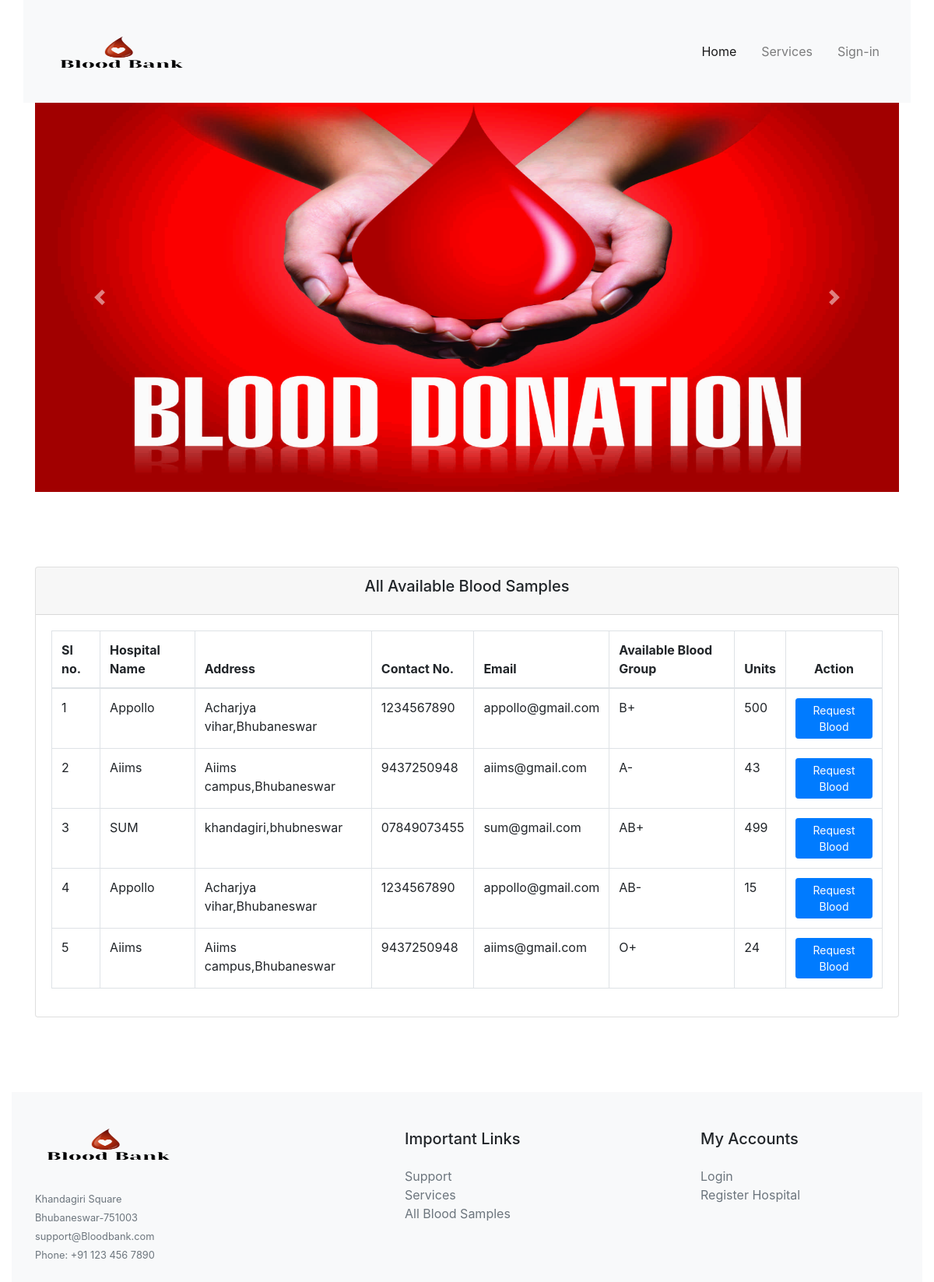
The page / on the database its author committed.
### tables this page shows
CREATE TABLE `hospital_bloodbank` (
  `id` int(11) NOT NULL,
  `hospital_id` int(11) NOT NULL,
  `bloodgroup` varchar(3) NOT NULL,
  `units` int(11) NOT NULL,
  `add_on` timestamp NOT NULL DEFAULT current_timestamp() ON UPDATE current_timestamp()
);

CREATE TABLE `hospital` (
  `id` int(11) NOT NULL,
  `hospital_name` varchar(200) NOT NULL,
  `hospital_address` varchar(350) NOT NULL,
  `hospital_city` varchar(150) NOT NULL,
  `hospital_email` varchar(150) NOT NULL,
  `hospital_phone` varchar(13) NOT NULL,
  `created` timestamp NULL DEFAULT current_timestamp(),
  `updated` timestamp NULL DEFAULT NULL ON UPDATE current_timestamp()
);

### application/controllers/Home.php (called while the page is built, shortened)
<?php
class Home extends CI_controller{
  public function __construct() {
        $this->load->model('Receiver_model');
        $this->load->library('form_validation');
    }
    function index (){
        $data['user']=$this->session->userdata('user');
        $this->load->model('Hospital_model');
        $data['nav']="home";
        $data['availables']=$this->Hospital_model->show_blood_available();
        $this->load->view('front/home',$data);
    }
}
?>

### index.php (called while the page is built, shortened)
<?php
require_once BASEPATH.'core/CodeIgniter.php';

### application/models/Hospital_model.php (called while the page is built, shortened)
<?php
class Hospital_model extends CI_model{
    function show_blood_available(){
        $this->db->select('*');
        $this->db->from('hospital');
        $this->db->join('hospital_bloodbank', 'hospital_bloodbank.hospital_id = hospital.id');
        return $this->db->get()->result_array();
    }
}
?>

### application/views/front/home.php (the view, shortened to what this page needs)
<?php $this->load->view('header',$user,$nav); ?>
<div class="container">
    <div id="carouselExampleControls" class="carousel slide" data-ride="carousel">
    <div class="carousel-inner">
        <div class="carousel-item active" style="height: 500px;">
        <img src="<?= base_url('public/images/slide3.jpg');?>" class="d-block w-100 h-100 img-fluid" alt="...">
        </div>
    </div>
    <a class="carousel-control-prev" href="#carouselExampleControls" role="button" data-slide="prev">
        <span class="carousel-control-prev-icon" aria-hidden="true"></span>
    </a>
    <a class="carousel-control-next" href="#carouselExampleControls" role="button" data-slide="next">
        <span class="carousel-control-next-icon" aria-hidden="true"></span>
    </a>
    </div>
</div>
 <div class="content-wrapper">
    <div class="content my-5 py-5">
      <div class="container">
        <div class="row">
          <div class="col-sm-12 ">
            <div class="card ">
                <div class="card-header">
                    <div class="card-title">
                        <span class="text-center"><h5>All Available Blood Samples</h5></span>
                    </div>
                </div>
                <div class="card-body">
                  <div class="table-responsive">
                    <table class="table table-bordered">
                      <thead>
                        <tr>
                            <th scope="col">Sl no.</th>
                            <th scope="col">Hospital Name</th>
                            <th scope="col">Address</th>
                            <th scope="col">Contact No.</th>
                            <th scope="col">Email</th>
                            <th scope="col">Available Blood Group</th>
                            <th scope="col">Units</th>
                            <?php if(empty($user) || $user['role']=='Receiver'){?>
                              <th scope="col" class="text-center">Action</th>
                            <?php } ?>
                        </tr>
                      </thead>
                      <tbody>
                        <?php if (!empty($availables)){
                          $no=1;?>
                          <?php foreach($availables as $available){ ?>
                            <tr>
                                <td><?=$no?></td>
                                <td><?=$available['hospital_name']?></td>
                                <td><?=$available['hospital_address'],',',$available['hospital_city'];?></td>
                                <td><?=$available['hospital_phone']?></td>
                                <td><?=$available['hospital_email']?></td>
                                <td><?=$available['bloodgroup']?></td>
                                <td><?=$available['units']?></td>
                               <?php if(empty($user)){?>
                                <td class="text-center">
                                    <a href="<?=base_url('login')?>" class="btn btn-primary btn-sm">
                                    Request Blood
                                    </a>
                                </td>
                              <?php }?>
                            </tr>
                            <?php $no=$no +1;
                          }
                        }else { ?>
                          <td colspan='8' class="text-center alert alert-danger">No Record found</td>
                        <?php } ?>
                      </tbody>
                    </table>
                  </div>
                </div>
            </div>
          </div>
        </div>
      </div>
    </div>
  </div>
<?php $this->load->view('footer'); ?>

### application/views/header.php (shortened to what this page needs)
<!doctype html>
<html lang='en'>
  <head>
    <link rel="stylesheet" href="<?=base_url('assets/fontawesome-free/css/all.min.css')?>">
    <link rel="stylesheet" href="<?=base_url('assets/css/bootstrap.min.css')?>">
  </head>
  <body>
    <div class="container-fluid themer" >
    <header>
      <div class="container-fluid">
        <nav class="navbar navbar-expand-lg navbar-light bg-light">
          <img src="<?=base_url('public/images/logo.png')?>" width="200" height="100" class="mt-3 ml-3" alt="">
          <div class="collapse navbar-collapse right-align" id="navbarSupportedContent">
            <ul class="navbar-nav ml-auto">
              <li class="nav-item mr-3 <?= (!empty($nav) && $nav=='home')? 'active' : '';?>">
                <a class="nav-link" href="<?=base_url('home/index');?>">Home</a>
              </li>
              <li class="nav-item mr-3 <?= (!empty($nav) && $nav=='services')? 'active' : '';?>">
                <a class="nav-link" href="<?=base_url('home/services')?>"> Services </a>
              </li>
              <?php if(empty($user)){?>
                <li class="nav-item mr-3 <?= (!empty($nav) && $nav=='login')? 'active' : '';?>">
                  <a class="nav-link" href="<?=base_url('login')?>" > Sign-in </a>
                </li>
              <?php }?>
            </ul>
          </div>
        </nav>
      </div>
    </header>

### application/views/footer.php (shortened to what this page needs)
   <footer class="bg-light py-4 mb-0">
      <div class="container">
        <div class="row">
          <div class="col-sm-12 col-md-5">
            <img src="<?=base_url('public/images/logo.png')?>" width="200" height="100" alt="">
            <small class="text-muted"><br>
              Khandagiri Square <br>
              Bhubaneswar-751003 <br>
              support@Bloodbank.com <br>
              Phone: +91 123 456 7890
            </small>
          </div>
          <div class="col-sm-12 col-12 col-md-4 pt-4">
            <h5>Important Links</h5>
            <ul class="list-unstyled text-small pt-3">
              <li><a href="https://mail.google.com/mail/?view=cm&fs=1&to=support@Bloodbank.com" target="_blank" class="text-muted">Support</a></li>
              <li><a href="<?=base_url('home/services')?>" class="text-muted">Services </a></li>
              <li><a href="<?=base_url('home/index')?>" class="text-muted">All Blood Samples</a></li>
            </ul>
          </div>
          <div class="col-sm-12 col-md-3 pt-4">
            <h5>My Accounts</h5>
              <ul class="list-unstyled text-small pt-3">
                <li><a href="<?=base_url('login')?>" class="text-muted">Login</a></li>
                <li><a href="<?=base_url('login/register_hospital')?>" class="text-muted">Register Hospital</a></li>
              </ul>
          </div>
        </div>
      </div>
    </footer>
  </body>
</html>

### rows shown on the page
hospital_bloodbank: hospital.hospital_name "Appollo", hospital.hospital_address "Acharjya vihar", hospital.hospital_city "Bhubaneswar", hospital.hospital_phone "1234567890", hospital.hospital_email "appollo@gmail.com", bloodgroup "B+", units "500"
hospital_bloodbank: hospital.hospital_name "Aiims", hospital.hospital_address "Aiims campus", hospital.hospital_city "Bhubaneswar", hospital.hospital_phone "9437250948", hospital.hospital_email "aiims@gmail.com", bloodgroup "A-", units "43"
hospital_bloodbank: hospital.hospital_name "SUM", hospital.hospital_address "khandagiri", hospital.hospital_city "bhubneswar", hospital.hospital_phone "07849073455", hospital.hospital_email "sum@gmail.com", bloodgroup "AB+", units "499"
hospital_bloodbank: hospital.hospital_name "Appollo", hospital.hospital_address "Acharjya vihar", hospital.hospital_city "Bhubaneswar", hospital.hospital_phone "1234567890", hospital.hospital_email "appollo@gmail.com", bloodgroup "AB-", units "15"
hospital_bloodbank: hospital.hospital_name "Aiims", hospital.hospital_address "Aiims campus", hospital.hospital_city "Bhubaneswar", hospital.hospital_phone "9437250948", hospital.hospital_email "aiims@gmail.com", bloodgroup "O+", units "24"
